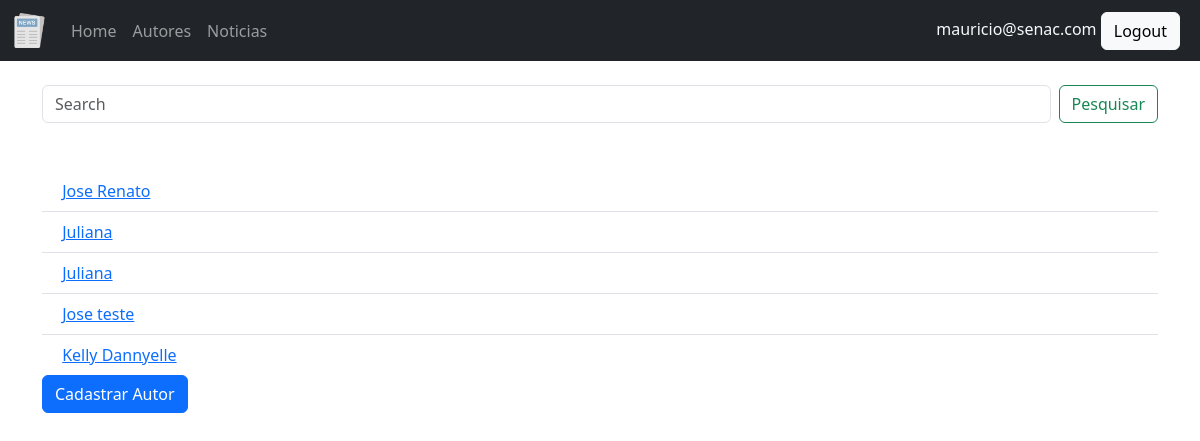
/noticias/autor (signed in), run on the app's committed database.
### noticia/models.py (models this page shows, shortened)
class Autor(models.Model):
    nome = models.CharField("Nome", max_length=200)
    data_nascimento = models.DateField("Data de Nascimento", default="1980-01-01")
    email = models.EmailField("Email")
    idade = models.PositiveSmallIntegerField("Idade")
    avatar = models.ImageField("Foto", upload_to='avatares', blank=True, null=True)
    class Meta:
        verbose_name = "Escritor"
        verbose_name_plural = "Escritores"
        permissions  = [
            ("pode_publicar", "Pode publicar uma noticia"),
        ]

### noticia/views.py (the view)
# urls.py: path('autor', AutorListView.as_view(), name='listar-autor'),
class AutorListView(LoginRequiredMixin, ListView):
    model=Autor
    template_name='autor/listar.html'
    context_object_name='autores'
    ordering='-nome'
    paginate_by = 5
    def get_queryset(self):
        search = self.request.GET.get("q")
        if search:
            self.autores = Autor.objects.filter(nome__icontains=search)
        else:
            self.autores = Autor.objects.all()
        return self.autores

### templates/autor/listar.html (shortened to what this page needs)
{% extends 'base.html' %}
{% load bootstrap5 %}
{% block content %}
<form class="d-flex mb-5" role="search" method="get">
  <input class="form-control me-2" type="search" placeholder="Search" aria-label="Pesquisar" name="q" id="q">
  <button class="btn btn-outline-success" type="submit">Pesquisar</button>
</form>
  <ul class="list-group list-group-flush">
    {% for autor in page_obj %}
    <li class="list-group-item">
      <a href="{% url 'detalhar-autor' autor.id %}">{{autor.nome}}</a></li>
    {% endfor %}
  </ul>
  {% if perms.noticia.add_autor %}
  <a class="btn btn-primary" href="{% url 'cadastrar-autor' %}" role="button">Cadastrar Autor</a>
  {% endif %}
{% endblock %}

### templates/base.html (shortened to what this page needs)
{% load static bootstrap5 %}
<!DOCTYPE html>
<html lang="en">
<head>
    <link href="https://cdn.jsdelivr.net/npm/bootstrap@5.3.2/dist/css/bootstrap.min.css" rel="stylesheet"
>
</head>
<body>
    <nav class="navbar navbar-expand-md navbar-dark bg-dark mb-4">
        <div class="container-fluid">
            <a class="navbar-brand" href="#"><img src="{% static 'img/noticia.png' %}" alt="" width="35"></a>
            <div class="collapse navbar-collapse" id="navbarCollapse">
                <ul class="navbar-nav me-auto mb-2 mb-md-0">
                    <li class="nav-item">
                        <a class="nav-link" aria-current="page" href="{% url 'home' %}">Home</a>
                    </li>
                    <li class="nav-item">
                        <a class="nav-link" href="{% url 'listar-autor' %}">Autores</a>
                    </li>
                    <li class="nav-item">
                        <a class="nav-link" href="{% url 'listar-noticia' %}">Noticias</a>
                    </li>
                </ul>
                <div class="text-end">
                    {% if user.is_authenticated %}
                    <span class="text-light">{{ user.email }}</span>
                    <a href="{% url 'logout' %}" class="btn btn-light me-2">Logout</a>
                    {% else %}
                    <a href="{% url 'login' %}" class="btn btn-outline-light me-2">Login</a>
                    <a href="{% url 'registration' %}" class="btn btn-primary me-2">Cadastro</a>
                    {% endif %}
                </div>
            </div>
        </div>
    </nav>
    <main class="container">
        {% block content  %}{% endblock%}
    </main>
</body>
</html>

### data on the page
Autor: nome "Jose Renato"
Autor: nome "Juliana"
Autor: nome "Juliana"
Autor: nome "Jose teste"
Autor: nome "Kelly Dannyelle"

### other printed values
{{ user.email }} "mauricio@senac.com"
